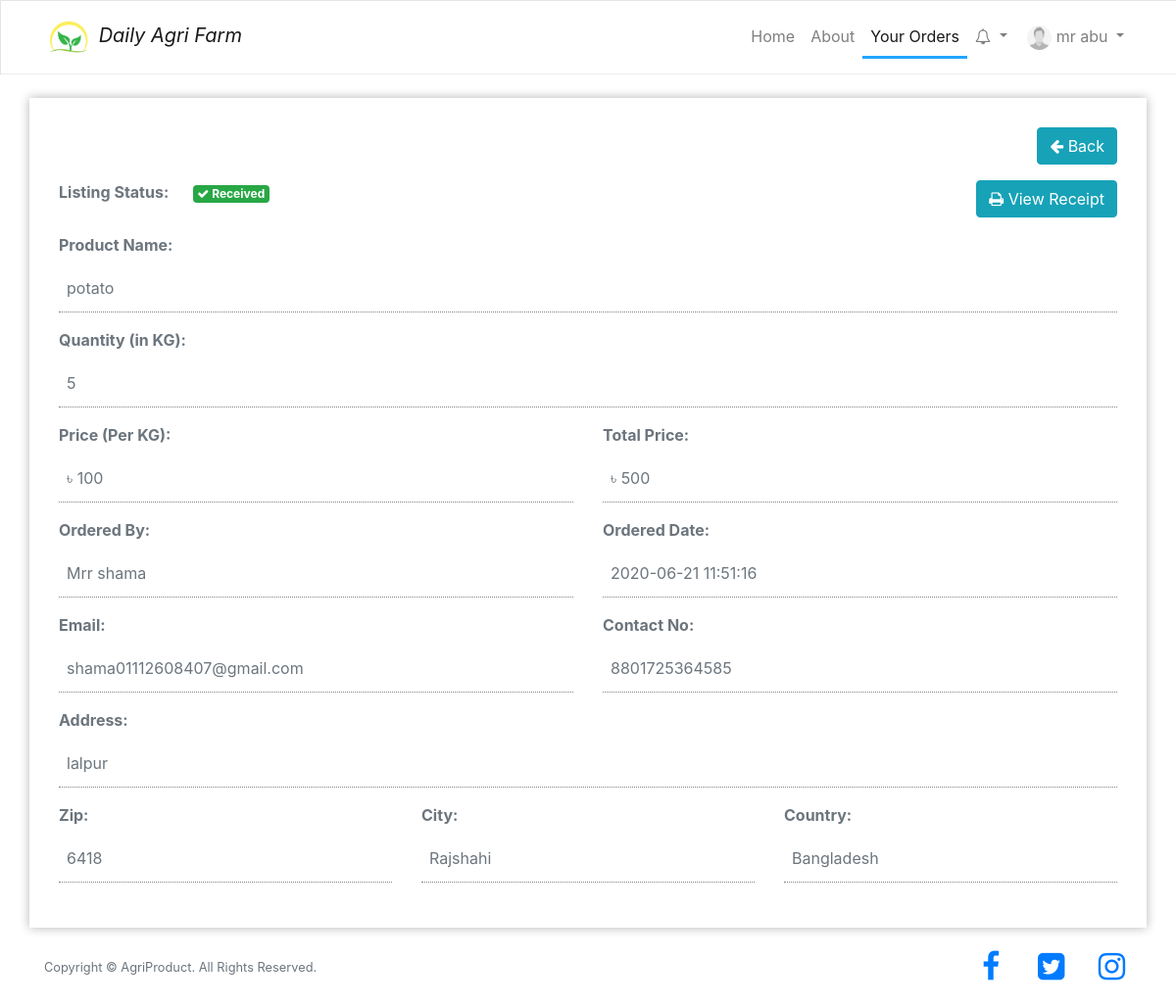
The page /agrifarm/buyer/view-order.php?id=1 (signed in) on the database its author committed.
### tables this page shows
CREATE TABLE `users` (
  `id` int(11) NOT NULL,
  `email` varchar(200) NOT NULL,
  `password` varchar(200) NOT NULL,
  `firstname` varchar(200) DEFAULT NULL,
  `lastname` varchar(200) DEFAULT NULL,
  `phone` varchar(200) DEFAULT NULL,
  `role` int(11) NOT NULL,
  `address` varchar(200) DEFAULT NULL,
  `zipcode` int(11) DEFAULT NULL,
  `country` varchar(100) DEFAULT NULL,
  `state` varchar(100) DEFAULT NULL,
  `profile_pic` varchar(250) DEFAULT NULL,
  `member_since` datetime NOT NULL DEFAULT current_timestamp()
);

CREATE TABLE `order_item` (
  `id` int(11) NOT NULL,
  `order_no` varchar(200) NOT NULL,
  `order_date` datetime NOT NULL DEFAULT current_timestamp(),
  `product_id` int(100) NOT NULL,
  `product` varchar(100) NOT NULL,
  `seller_id` int(100) NOT NULL,
  `qty` int(100) NOT NULL,
  `priceperkg` int(100) NOT NULL,
  `totalprice` int(100) NOT NULL,
  `buyer_id` int(100) NOT NULL,
  `card` varchar(100) DEFAULT NULL,
  `name_on_card` varchar(200) DEFAULT NULL,
  `card_no` bigint(200) DEFAULT NULL,
  `exp_date` date DEFAULT NULL,
  `cvv` int(11) DEFAULT NULL,
  `status` int(11) NOT NULL DEFAULT 0,
  `notify` int(11) NOT NULL DEFAULT 0
);

### agrifarm/session.php (called while the page is built, shortened)
<?php
	include '../conn.php';
	$sql = "SELECT * FROM users WHERE id = '".$_SESSION['user']."'";
	$query = $conn->query($sql);
	$user = $query->fetch_assoc();
?>

### agrifarm/buyer/view-order.php (the view, shortened to what this page needs)
<?php
  include '../session.php';
  $id = $_REQUEST['id'];
  $sql = "UPDATE order_item SET notify = 1 WHERE id = '$id' ";
  $conn->query($sql);
?>
<!DOCTYPE html>
<html lang="en">
<head>
    <link rel="stylesheet" href="https://stackpath.bootstrapcdn.com/font-awesome/4.7.0/css/font-awesome.min.css">
    <link rel="stylesheet" href="https://maxcdn.bootstrapcdn.com/bootstrap/4.4.1/css/bootstrap.min.css">
    <link rel="stylesheet" href="../css/custom.css">
</head>
<header class="header">
<nav class="navbar navbar-expand-lg navbar-light bg-light" style="box-shadow: inset 1px 1px 0 rgba(0,0,0,.1), inset 0 -1px 0 rgba(0,0,0,.07); ">
  <div class="container">
      <a class="navbar-brand" href="index.php" style="font-style: italic;">
        <img src="../images/logo.png" alt="logo" width="50px" height="50px">
        Daily Agri Farm
      </a>
  <div class="collapse navbar-collapse" id="navbarNav">
    <ul class="nav navbar-nav ml-auto">
      <li class="nav-item">
        <a class="nav-link" href="index.php">Home <span class="sr-only">(current)</span></a>
      </li>
      <li class="nav-item">
        <a class="nav-link" href="about.php">About</a>
      </li>
      <li class="nav-item active">
        <a class="nav-link" href="all-order.php">Your Orders</a>
      </li>
      <li class="nav-item dropdown">
        <a class="nav-link dropdown-toggle" href="#" id="navbarDropdown" role="button" data-toggle="dropdown" aria-haspopup="true" aria-expanded="false">
          <i class="fa fa-bell-o"></i>
        </a>
      </li>
      <?php
        $photo = $user["profile_pic"];
        if($photo != "")
        {
          $img = $user["profile_pic"];
        }
        else
        {
          $img = "profile.jpg";
        }
      ?>
      <li class="nav-item dropdown">
        <a class="nav-link dropdown-toggle" href="#" id="navbarDropdown" role="button" data-toggle="dropdown" aria-haspopup="true" aria-expanded="false">
          <img src="../images/<?php echo $img; ?>" alt="" class="img-circle" style="border-radius: 50%;width: 25px; height: 25px;" /> <?php echo $user['firstname'], " ", $user['lastname']; ?>
        </a>
      </li>
    </ul>
  </div>
</nav>
</header>
<body>
<br>
<?php
  $sql = "SELECT * FROM order_item WHERE id = '$id' ";
  $query = $conn->query($sql);
  $row = $query->fetch_assoc();
?>
<div class="container" style="padding: 30px;box-shadow: 0 0 10px rgb(0,0,0,0.3);">
  <div class="row">
      <div class="col col-md-12 form-group">
        <a href="<?php if(isset($_SERVER['HTTP_REFERER'])) {echo $_SERVER['HTTP_REFERER'];} else{echo 'all-order.php';} ?>" class="btn btn-info btn-small float-right" style="color: white;"><i class="fa fa-arrow-left"></i> Back</a>
      </div>
      <div class="col col-md-6 form-group">
        <label for="title" class="text-muted"> Listing Status: &emsp;</label>
        <h3 class="badge badge-success">
          <?php
          if ($row['status'] == 2) {
          ?>
          <i class="fa fa-check"></i> DELIVERED
          <?php
          }
          else if ($row['status'] == 1) {
          ?>
          <i class="fa fa-process"></i> ON PROCESS
          <?php
          }
          else {
          ?>
          <i class="fa fa-check"></i> Received
          <?php
          }
          ?>
        </h3>
      </div>
      <div class="col col-md-6 form-group">
        <a href="order-receipt.php?uid=<?php echo $row['order_no'];?>" class="btn btn-info float-right"><i class="fa fa-print"></i> View Receipt</a>
      </div>
      <div class="col col-md-12 form-group">
        <label for="title" class="text-muted">Product Name:</label>
        <input type="text" class="form-control text-muted" id="title" value="<?php echo $row['product']; ?>" readonly>
      </div>
      <div class="col col-sm-12 form-group">
        <label for="name" class="text-muted">Quantity (in KG):</label>
        <input type="text" class="form-control text-muted" id="name" value="<?php echo $row['qty']; ?>" readonly>
      </div>
      <div class="col col-sm-6 form-group">
        <label for="name" class="text-muted">Price (Per KG):</label>
        <input type="text" class="form-control text-muted" id="post_category" value="<?php echo '৳ ',$row['priceperkg']; ?>" readonly>
      </div>
      <div class="col col-sm-6 form-group">
        <label for="amount" class="text-muted">Total Price:</label>
        <input type="text" class="form-control text-muted" id="amount" value="<?php echo '৳ ',$row['totalprice']; ?>" readonly>
      </div>
      <?php
      $s1 = "SELECT * FROM users WHERE id = '".$row["buyer_id"]."' ";
      $q1 = $conn->query($s1);
      $r1 =  $q1->fetch_assoc();
      ?>
      <div class="col col-sm-6 form-group">
        <label for="" class="text-muted">Ordered By:</label>
        <input type="text" class="form-control text-muted" id="" value="<?php echo $r1['firstname'], ' ', $r1['lastname']; ?>" readonly>
      </div>
      <div class="col col-sm-6 form-group">
        <label for="" class="text-muted">Ordered Date:</label>
        <input type="text" class="form-control text-muted" id="" value="<?php echo $row['order_date']; ?>" readonly>
      </div>
      <div class="col col-sm-6 form-group">
        <label for="" class="text-muted">Email:</label>
        <input type="text" class="form-control text-muted" id="" value="<?php echo $r1['email']; ?>" readonly>
      </div>
      <div class="col col-sm-6 form-group">
        <label for="phone" class="text-muted">Contact No:</label>
        <input type="text" class="form-control text-muted" id="phone" value="<?php echo $r1['phone']; ?>" readonly>
      </div>
      <div class="col col-sm-12 form-group">
        <label for="post_address" class="text-muted">Address:</label>
        <input type="text" class="form-control text-muted" id="post_address" value="<?php echo $r1['address']; ?>" readonly>
      </div>
      <div class="col col-sm-4 form-group">
        <label for="post_zip" class="text-muted">Zip:</label>
        <input type="number" class="form-control text-muted" id="post_zip" value="<?php echo $r1['zipcode']; ?>" readonly>
      </div>
      <div class="col col-sm-4 form-group">
        <label for="post_city" class="text-muted">City:</label>
        <input type="text" class="form-control text-muted" id="post_city" value="<?php echo $r1['state']; ?>" readonly>
      </div>
      <div class="col col-sm-4 form-group">
        <label for="post_country" class="text-muted">Country:</label>
        <input type="text" class="form-control text-muted" id="post_country" value="<?php echo $r1['country']; ?>" readonly>
      </div>
    </div>
</div>
<br>
<?php include '../footer.php'; ?>
</body>
</html>

### agrifarm/css/custom.css (style rules this page uses)
body { min-height: 100vh; }
label { font-weight: bold; }
li.nav-item.active { border-bottom: 3px solid #20a6ff; }
.bg-light { background-color: #fff!important; }
.form-control:not(select) { padding: 1.5rem 0.5rem; }
.form-control::placeholder { color: #ccc; font-weight: bold; font-size: 0.9rem; }

### agrifarm/buyer/view-order.php (style rules this page uses)
.form-control:disabled, .form-control[readonly] { background: transparent; border: 0; border-bottom: 1px dotted Gray; border-radius: 0; }

### rows shown on the page
users: firstname "mr", lastname "abu"
order_item: product "potato", qty "5", priceperkg "৳ 100", totalprice "৳ 500", order_date "2020-06-21 11:51:16"
users: firstname+lastname "Mrr shama", email "shama01112608407@gmail.com", phone "8801725364585", address "lalpur", zipcode "6418", state "Rajshahi", country "Bangladesh"
